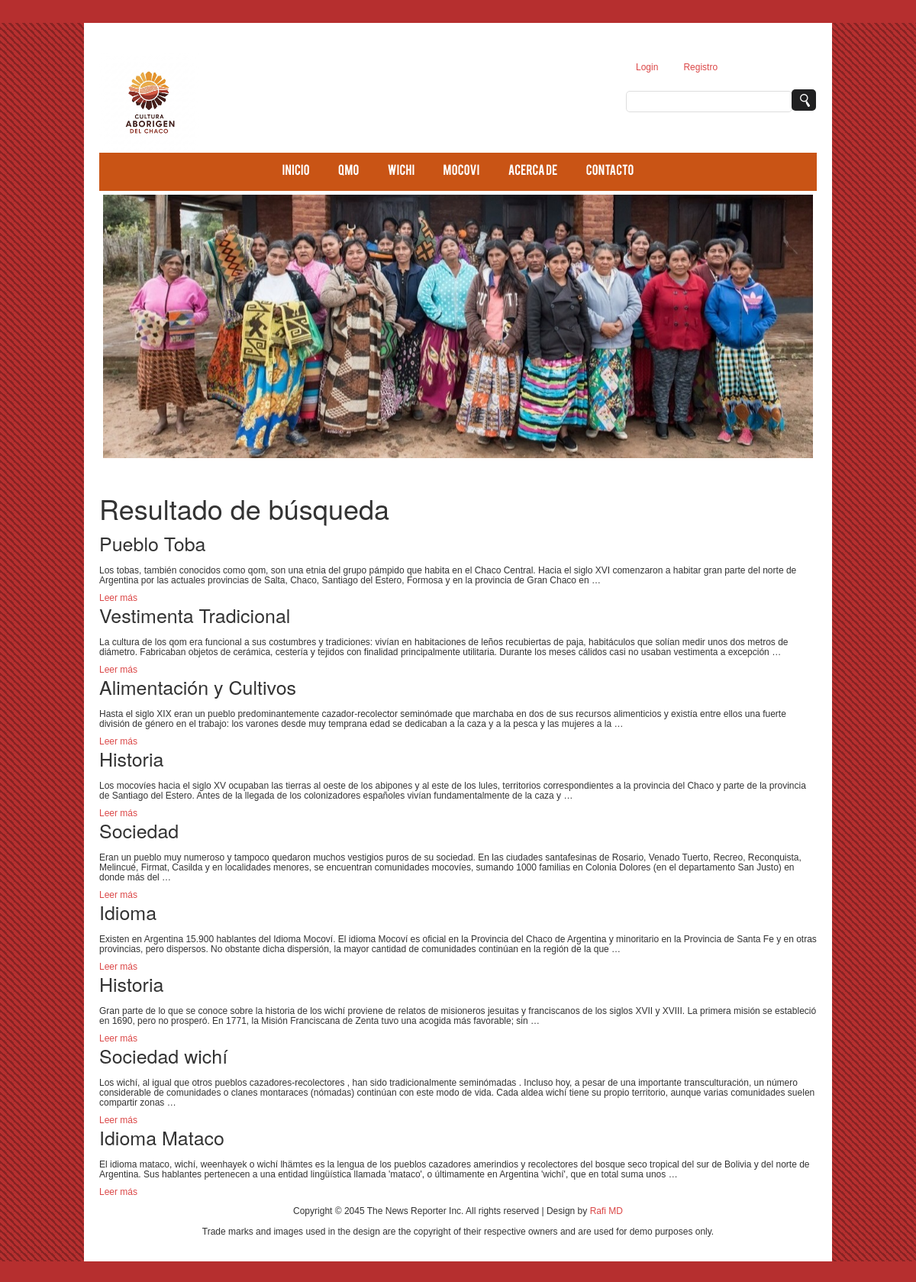
The page /buscar/ on the database its author committed.
### apps/noticias/models.py (models this page shows, shortened)
class Articulo(models.Model):
    titulo = models.CharField(max_length=200)
    contenido = models.TextField()
    fecha_publicacion = models.DateTimeField(default=timezone.now)
    autor = models.CharField(max_length=100)
    categoria = models.ForeignKey(Categoria, on_delete=models.SET_NULL, null=True, blank=True, related_name='articulos')
    imagen = models.ImageField(upload_to='articulos', blank=True, null=True)

### apps/noticias/views.py (the view)
# urls.py: path('buscar/', views.buscar_noticias, name='buscar'),
def buscar_noticias(request):
    query = request.GET.get('q')
    if query:
        resultados = Articulo.objects.filter(titulo__icontains=query)
    else:
        resultados = Articulo.objects.all()
    return render(request, 'noticias/resultados_busqueda.html', {'resultados': resultados, 'query': query})

### templates/noticias/resultados_busqueda.html
{% extends 'index.html' %}
{% block contenido_cuerpo %}
	<p>
		<h1>
			Resultado de búsqueda
		</h1>
	</p>
    {% if resultados %}
        <ul>
            {% for articulo in resultados %}
                <li>
                    <h2>{{ articulo.titulo }}</h2>
                    <p>{{ articulo.contenido|truncatewords:50 }}</p>
                    <a href="{% url 'noticias:path_detalle_articulo' articulo.id %}">Leer más</a>
                </li>
            {% endfor %}
        </ul>
    {% else %}
          <p>No se encontraron resultados para su búsqueda.</p>
    {% endif %}
{% endblock contenido_cuerpo %}

### static/css/style.css (style rules this page uses)
* { margin:0; padding:0 }
body { font-family:Arial; font-size:12px; line-height:13px; background:top center no-repeat fixed #b62f2f }
a { color:#d52929db; text-decoration:none }
input[type=submit] h1, h2, h4, h5, h6 { font-weight:normal; margin:0 0 15px }
h2 { font-size:25px; line-height:30px }

### rows shown on the page
Articulo: titulo "Pueblo Toba", contenido "Los tobas, también conocidos como qom, son una etnia del grupo pámpido que habita en el Chaco Central. Hacia el siglo XVI comenzaron a habitar gran parte del norte de Argentina por las actuales provincias de Salta, Chaco, Santiago del Estero, Formosa y en la provincia de Gran Chaco en …"
Articulo: titulo "Vestimenta Tradicional", contenido "La cultura de los qom era funcional a sus costumbres y tradiciones: vivían en habitaciones de leños recubiertas de paja, habitáculos que solían medir unos dos metros de diámetro. Fabricaban objetos de cerámica, cestería y tejidos con finalidad principalmente utilitaria. Durante los meses cálidos casi no usaban vestimenta a excepción …"
Articulo: titulo "Alimentación y Cultivos", contenido "Hasta el siglo XIX eran un pueblo predominantemente cazador-recolector seminómade que marchaba en dos de sus recursos alimenticios y existía entre ellos una fuerte división de género en el trabajo: los varones desde muy temprana edad se dedicaban a la caza y a la pesca y las mujeres a la …"
Articulo: titulo "Historia", contenido "Los mocovíes hacia el siglo XV ocupaban las tierras al oeste de los abipones y al este de los lules, territorios correspondientes a la provincia del Chaco y parte de la provincia de Santiago del Estero. Antes de la llegada de los colonizadores españoles vivían fundamentalmente de la caza y …"
Articulo: titulo "Sociedad", contenido "Eran un pueblo muy numeroso y tampoco quedaron muchos vestigios puros de su sociedad. En las ciudades santafesinas de Rosario, Venado Tuerto, Recreo, Reconquista, Melincué, Firmat, Casilda y en localidades menores, se encuentran comunidades mocovíes, sumando 1000 familias en Colonia Dolores (en el departamento San Justo) en donde más del …"
Articulo: titulo "Idioma", contenido "Existen en Argentina 15.900 hablantes del Idioma Mocoví. El idioma Mocoví es oficial en la Provincia del Chaco de Argentina y minoritario en la Provincia de Santa Fe y en otras provincias, pero dispersos. No obstante dicha dispersión, la mayor cantidad de comunidades continúan en la región de la que …"
Articulo: titulo "Historia", contenido "Gran parte de lo que se conoce sobre la historia de los wichí proviene de relatos de misioneros jesuitas y franciscanos de los siglos XVII y XVIII. La primera misión se estableció en 1690, pero no prosperó. En 1771, la Misión Franciscana de Zenta tuvo una acogida más favorable; sin …"
Articulo: titulo "Sociedad wichí", contenido "Los wichí, al igual que otros pueblos cazadores-recolectores , han sido tradicionalmente seminómadas . Incluso hoy, a pesar de una importante transculturación, un número considerable de comunidades o clanes montaraces (nómadas) continúan con este modo de vida. Cada aldea wichí tiene su propio territorio, aunque varias comunidades suelen compartir zonas …"
Articulo: titulo "Idioma Mataco", contenido "El idioma mataco, wichí, weenhayek o wichí lhämtes es la lengua de los pueblos cazadores amerindios y recolectores del bosque seco tropical del sur de Bolivia y del norte de Argentina. Sus hablantes pertenecen a una entidad lingüística llamada 'mataco', o últimamente en Argentina 'wichí', que en total suma unos …"
